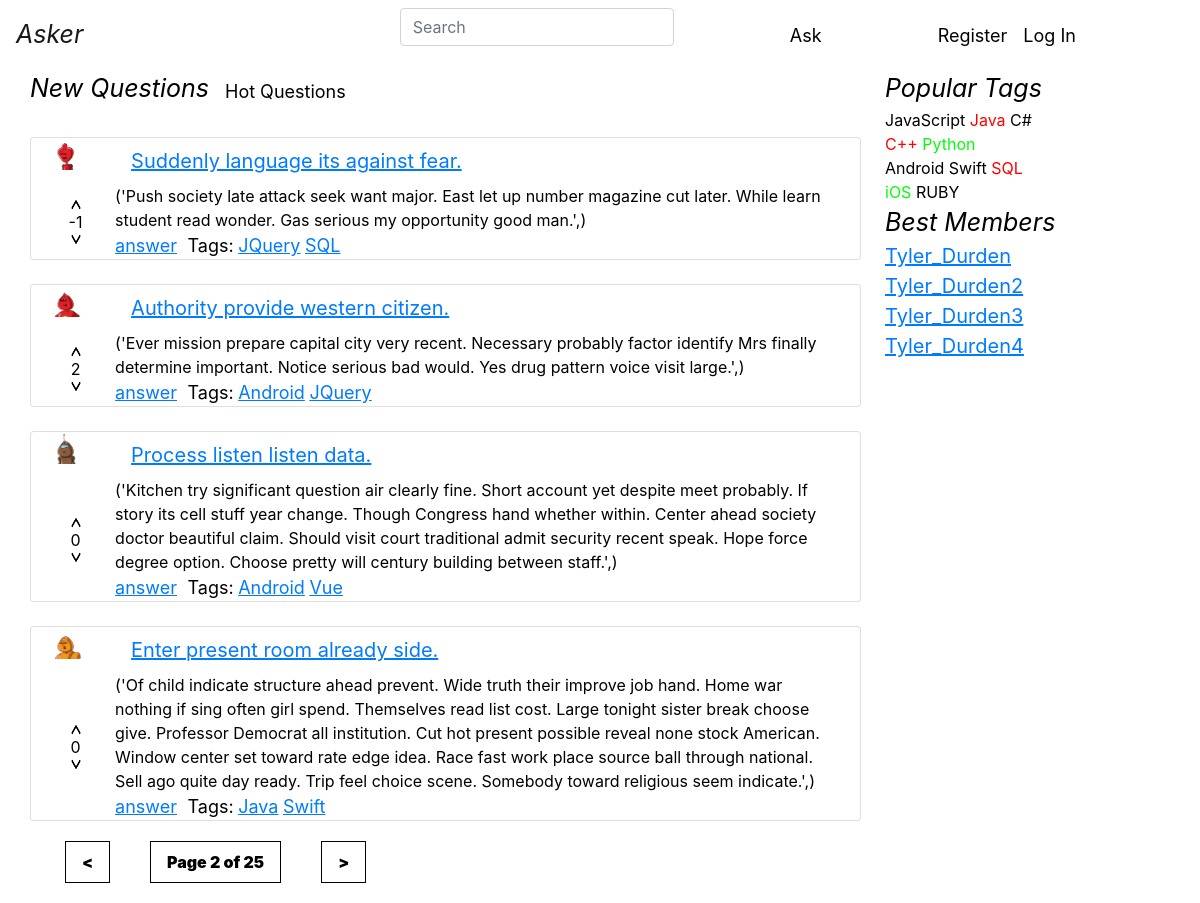
Screenshot of /?page=2 with the database file from the repository.
### asker/models.py (models this page shows, shortened)
class Question(models.Model):
    objects = QuestionManager()
    author = models.ForeignKey(
        Profile,
        on_delete=models.PROTECT,
    )
    title = models.CharField(max_length=120, verbose_name=u"Заголовок вопроса")
    text = models.TextField(verbose_name=u"Полное описание вопроса")
    create_date = models.DateTimeField(default=datetime.now, verbose_name=u"Время создания вопроса")
    is_active = models.BooleanField(default=True, verbose_name=u"Доступность вопроса")
    tags = models.ManyToManyField(
        Tag,
        blank=True
    )
    raiting = models.IntegerField(null=True, blank=True, default=0, verbose_name='raiting')
    likes = models.ManyToManyField(
        Like,
        blank=True
    )
    class Meta:
        ordering = ['-create_date']

class Profile(AbstractUser):
    upload = models.ImageField(upload_to='')
    rating = models.IntegerField(default=0)

class Tag(models.Model):
    title = models.CharField(max_length=120, verbose_name=u"Заголовок ярлыка")

### asker/views.py (the view)
# urls.py: path('', views.index, name='index'),
def index(request):
    questions_list = Question.objects.get_new()
    questions_list = paginator(questions_list, request)
    return render(request, 'asker/index.html', {"questions": questions_list})

### asker/models.py (called while the page is built)
    def get_new(self):
        return self.all().order_by('-create_date').prefetch_related()

### asker/views.py (called while the page is built)
def paginator(questions_list, request):
    paginator = Paginator(questions_list, 4)
    page = request.GET.get('page')
    try:
        questions_list = paginator.page(page)
    except PageNotAnInteger:
        questions_list = paginator.page(1)
    except EmptyPage:
        questions_list = paginator.page(paginator.num_pages)
    return questions_list

### templates/asker/index.html (shortened to what this page needs)
{% extends "asker/base.html" %}
{% load staticfiles %}
{% block content %}
    <main role="main" class="container main_margin">
        <div class="row">
            <div class="col-9">
                <div class="row">
                    <span class="headline">New Questions</span>
                    <a class="nav-link" href="{% url 'hot' %}"><span class="text_style">Hot Questions</span></a>
                </div>
                {% for question in questions %}
                    {% include "asker/one_question.html" %}
                {% endfor %}
                {% include "asker/paginator.html" %}
            </div>
            <div class="col-3">
                {% include "asker/right_tags.html" %}
            </div>
        </div>
    </main>
{% endblock content %}

### templates/asker/one_question.html
{% load static %}
<div class="row">
    <div class="card container mr-4 mt-4">
        <div class="row">
            <div class="col-1">
                <img class="rounded mx-auto d-block" src="{{ question.author.upload.url }}" alt="" width="32"
                     height="32" hspace="0" vspace="0">
            </div>
            <div class="col-11 text-left">
                <a class="nav-link" href="{% url 'question' question.id %}"><span
                        class="question">{{ question.title }}</span></a>
            </div>
        </div>
        <div class="row">
            <div class="col-1 align-self-center text-center">
                <a href="#"><img class="arr_button rounded" src="{% static "images/arr_up.png" %}"
                                     width="10" height="10"></a>
                    <span class="arr_button rounded"
                          style="vertical-align: middle;">{{ question.raiting }}</span>
                    <a href="#"><img class="arr_button rounded" src="{% static "images/arr_down.png" %}"
                                     width="10" height="10"></a>
            </div>
            <div class="col-11">
                <p class="card-text mb-auto d-flex flex-column align-items-start"
                       style="margin-right: 5px;">{{ question.text }}</p>
                    <a href="{% url 'question' question.id %}"> <span
                            class="top_name"> answer</span></a>
                    <span class="text_style"
                          style="white-space: nowrap; margin-left: 6px"> Tags:</span>
                    {% for tag in question.tags.all %}
                        <a href="{% url 'tag' tag.title %}"> <span
                                class="top_name"> {{ tag.title }}</span></a>
                    {% endfor %}
            </div>
        </div>
    </div>
</div>

### asker/static/css/my_style.css (style rules this page uses)
body { background-color: #ffffff; color: #000000; }
A { color: black; text-decoration: none; }
.arr_button { margin-left: 20px; }
.main_margin { margin-top: 70px; }
.question { font-size: 20px; text-decoration: underline; color: #007bff; }
.top_name { font-size: 18px; text-decoration: underline; color: #007bff; }
.text_style { font-size: 18px; color: black; }
.headline { font-size: 25px; font-style: italic; }

### rows the page displays
Question: author.upload (picture), title "Suddenly language its against fear.", raiting "-1", text "('Push society late attack seek want major. East let up number magazine cut later. While learn student read wonder. Gas serious my opportunity good man.',)"
Tag: title "JQuery"
Tag: title "SQL"
Question: author.upload (picture), title "Authority provide western citizen.", raiting "2", text "('Ever mission prepare capital city very recent. Necessary probably factor identify Mrs finally determine important. Notice serious bad would. Yes drug pattern voice visit large.',)"
Tag: title "Android"
Question: author.upload (picture), title "Process listen listen data.", raiting "0", text "('Kitchen try significant question air clearly fine. Short account yet despite meet probably. If story its cell stuff year change. Though Congress hand whether within. Center ahead society doctor beautiful claim. Should visit court traditional admit security recent speak. Hope force degree option. Choose pretty will century building between staff.',)"
Tag: title "Vue"
Question: author.upload (picture), title "Enter present room already side.", raiting "0", text "('Of child indicate structure ahead prevent. Wide truth their improve job hand. Home war nothing if sing often girl spend. Themselves read list cost. Large tonight sister break choose give. Professor Democrat all institution. Cut hot present possible reveal none stock American. Window center set toward rate edge idea. Race fast work place source ball through national. Sell ago quite day ready. Trip feel choice scene. Somebody toward religious seem indicate.',)"
Tag: title "Java"
Tag: title "Swift"

### other values shown
{{ questions.number }} "2"
{{ questions.paginator.num_pages }} "25"
